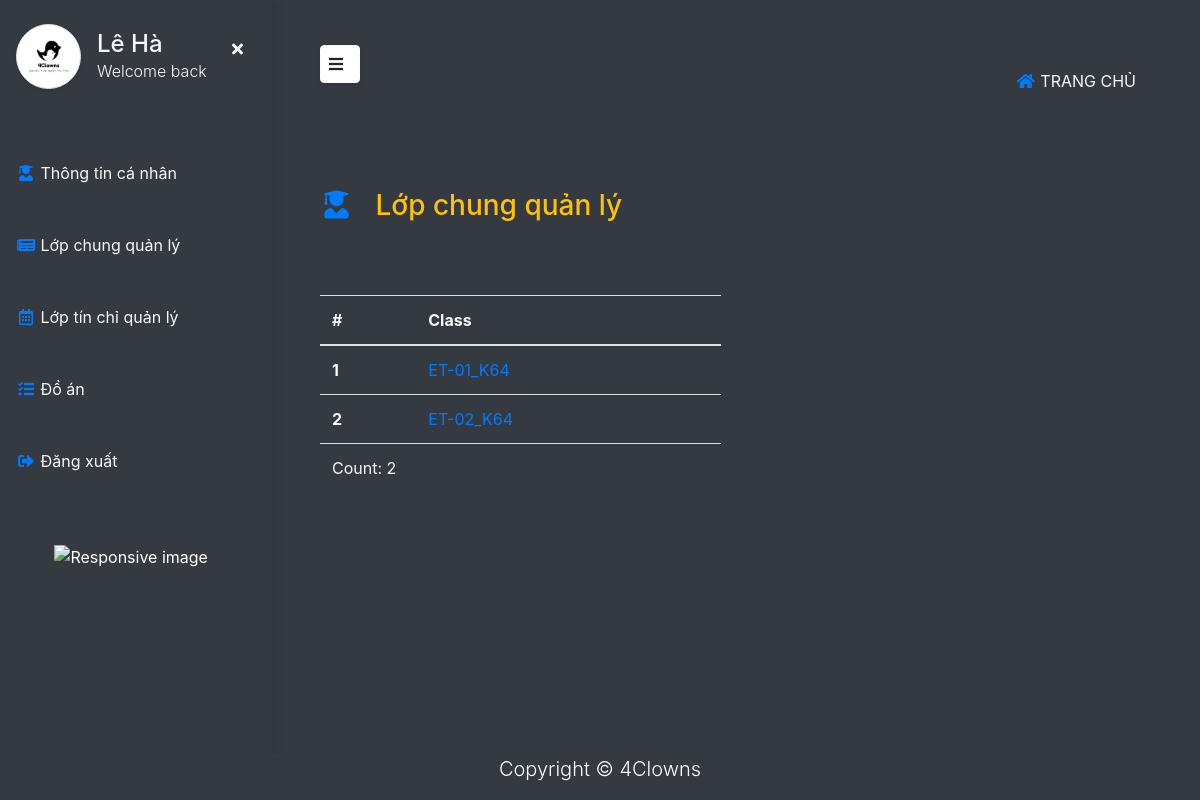
The app's page /teacher/lop_chung_quan_ly (signed in), older data.
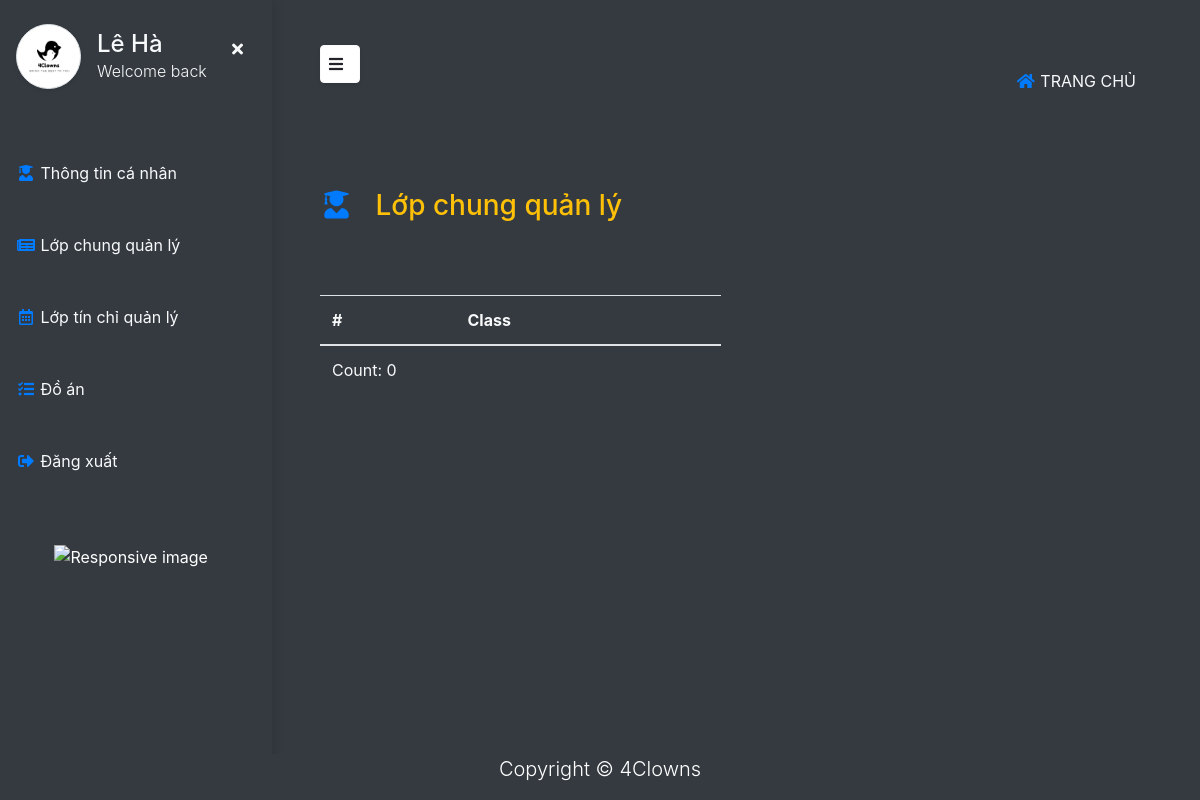
The same page, newer data.
### management/models.py (models this page shows)
class lop_chung(models.Model):
    name = CharField(_('Tên lớp'), max_length=15)
    vien = models.ForeignKey("management.vien_dao_tao", on_delete=models.CASCADE, verbose_name="Viện quản lý",related_name='cac_lop_thuoc_vien')
    giao_vien = models.ForeignKey("users.Teacher",verbose_name="Giáo viên quản lý", on_delete=models.CASCADE, related_name="cac_lop_quan_ly", null=True, blank=True)
    khoa = models.ForeignKey("management.khoa", on_delete=CASCADE, related_name='lop_cung_khoa', blank=True, null=True, verbose_name="Khóa")
    def __str__(self):
        return f"{self.name}_{self.khoa}"
    class Meta:
        verbose_name = "5. Lớp chung"
        verbose_name_plural = '5. Lớp chung'
        unique_together = ('name', 'khoa')

class khoa(models.Model):
    name = CharField(_('Khóa'), max_length=5, unique=True)
    def __str__(self):
        return self.name
    class Meta:
        verbose_name = "3. Khóa"
        verbose_name_plural = '3. Khóa'

### teacher/views.py (the view)
# urls.py: path('lop_chung_quan_ly', views.lop_chung_quan_ly, name='lop_chung_quan_ly'),
def lop_chung_quan_ly(request):
    try:
        lop_chung_quan_ly = get_list_or_404(lop_chung, giao_vien=request.user)
    except:
        lop_chung_quan_ly = None
    return render(request, 'teacher/lop_chung_quan_ly.html', {
        'lop_chung_quan_ly': lop_chung_quan_ly,
    })

### templates/teacher/lop_chung_quan_ly.html (shortened to what this page needs)
{% extends 'base.html' %}
{%load static%}
{% block content %}
  <div class="page-content p-5 position-relative" id="content">
    <div class="row mt-4">
      <h3 class="text-warning">
        <i class="fas fa-user-graduate me-1 text-primary fa-fw" style="width: 2.25em;"></i>
          Lớp chung quản lý
      </h3>
      <div class="col-lg-12 mt-5">
        <div class="row">
          <div class="col-lg-6 mt-3">
            <div class="table-responsive-sm">
              <table class="table  text-light ">
                <thead>
                  <tr>
                    <th scope="col">#</th>
                    <th scope="col">Class</th>
                  </tr>
                </thead>
                <tbody>
                  {% for lop in lop_chung_quan_ly %}
                  <tr>
                    <th scope="row">{{ forloop.counter}}</th>
                    <td><a href="lop_chung_quan_ly/{{ lop }}" >{{ lop }}</a></td>
                  </tr>
                  {% endfor %}
                  <td colspan="2">Count: {{ lop_chung_quan_ly|length }}</td>
                </tbody>
              </table>
            </div>
          </div>
          <div class=" col-lg-6 mt-5 text-center d-sm-none d-lg-block d-none-responsive ">
          </div>
        </div>
      </div>
    </div>
  </div>
{% include 'teacher/teacher_base.html' %}
{% endblock content %}

Row changes from the older to the newer data that the page shows:
no longer on this page (row edited): lop_chung: name+khoa "ET-01_K64"
no longer on this page (row edited): lop_chung: name+khoa "ET-02_K64"
Text that changed along with them:
{{ lop_chung_quan_ly|length }}: "2" → "0"
